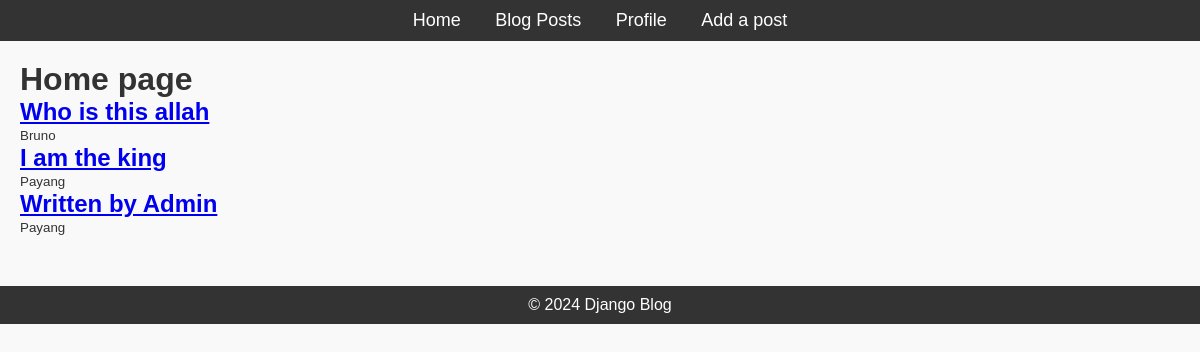
The page / on the database its author committed.
### blog/models.py (models this page shows, shortened)
class Post(models.Model):
    title = models.CharField(max_length=200)
    content = models.TextField()
    published_date = models.DateTimeField(auto_now_add=True)
    author = models.ForeignKey(CustomUser, on_delete=models.CASCADE)
    tags = TaggableManager()

class CustomUser(AbstractUser):
    email = models.EmailField(unique=True)
    bio = models.TextField(null=True)

### blog/views.py (the view)
# urls.py: path('',views.home,name='home'),
def home(request):
    posts = Post.objects.all()
    return render(request,'blog/home.html',{'posts':posts})

### blog/templates/blog/home.html
{% extends 'blog/base.html' %} {% load static %} {% block content %}
<h1>Home page</h1>
<article>
  {% for post in posts %}
  <a href="{% url 'post-detail' post.pk %}"><h2>{{post.title}}</h2></a>
  <small>{{post.author}}</small>
  {% endfor %}
</article>
{% endblock content %}

### blog/static/css/styles.css (style rules this page uses)
* { margin: 0; padding: 0; box-sizing: border-box; }
body { font-family: Arial, sans-serif; background-color: #f9f9f9; color: #333; }

### blog/templates/blog/base.html (style rules this page uses)
* { margin: 0; padding: 0; box-sizing: border-box; }
body { font-family: Arial, sans-serif; background-color: #f9f9f9; color: #333; }

### rows shown on the page
Post: title "Who is this allah", author "Bruno"
Post: title "I am the king", author "Payang"
Post: title "Written by Admin", author "Payang"
